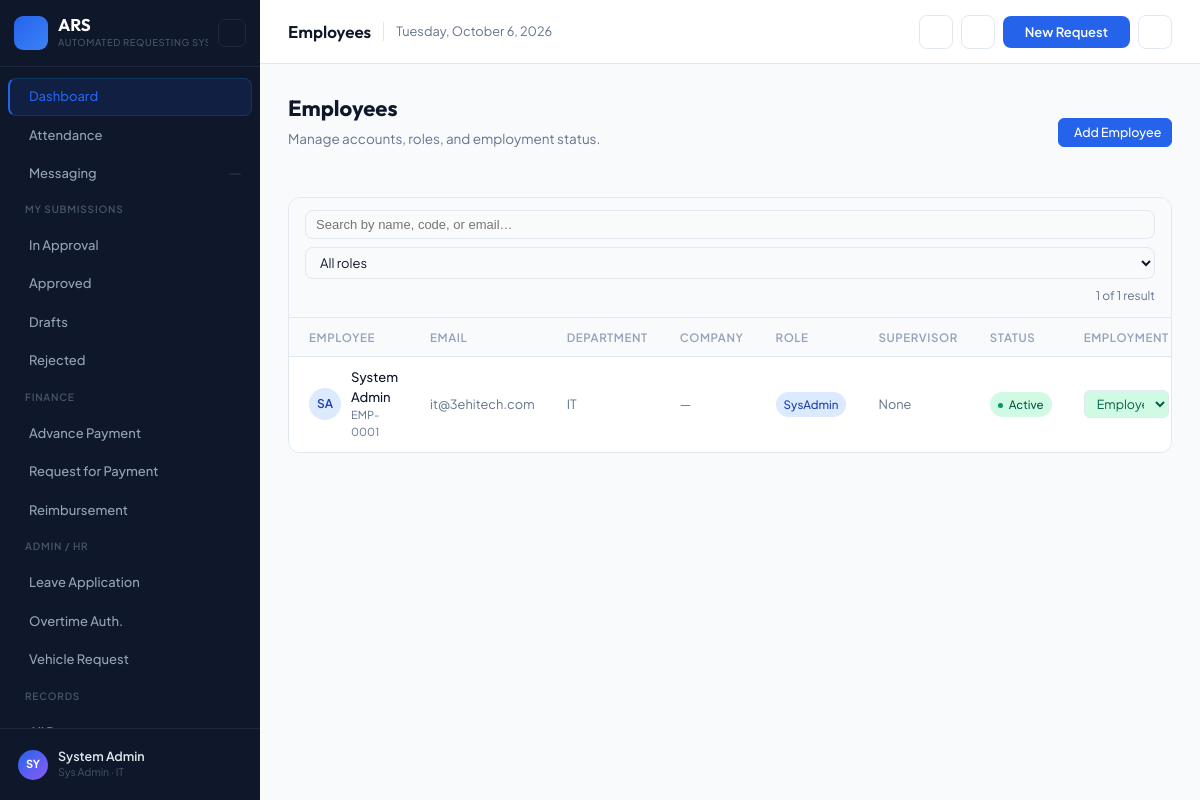
/employees (signed in), run on the app's committed database.
### tables this page shows
CREATE TABLE employees (
    id INT AUTO_INCREMENT PRIMARY KEY,
    employee_code VARCHAR(20) UNIQUE NOT NULL,
    avatar VARCHAR(255) NOT NULL DEFAULT('default.png'),  
    username VARCHAR(50) UNIQUE NULL,
    full_name VARCHAR(100) NOT NULL,
    email VARCHAR(150) UNIQUE NOT NULL,
    password_hash VARCHAR(255) NOT NULL,
    role_id INT NOT NULL,
    job_title VARCHAR(100) NULL,
    phone VARCHAR(30) NULL,
    date_hired DATE NULL,
    employment_type ENUM('full_time', 'part_time', 'contractual', 'probationary') NOT NULL DEFAULT 'full_time',
    supervisor_id INT NULL,
    supervisor_id_2 INT NULL,
    master_approver_id INT NULL,
    hr_verifier_id INT NULL,
    finance_head_id INT NULL,
    department VARCHAR(100) NULL,
    company VARCHAR(150) NULL,
    is_active TINYINT(1) DEFAULT 1,
    employment_status ENUM('employed','resigned','floating') NOT NULL DEFAULT 'employed',
    created_at TIMESTAMP DEFAULT CURRENT_TIMESTAMP,
    updated_at TIMESTAMP DEFAULT CURRENT_TIMESTAMP ON UPDATE CURRENT_TIMESTAMP,
    FOREIGN KEY (role_id) REFERENCES roles(id) ON DELETE RESTRICT,
    FOREIGN KEY (supervisor_id) REFERENCES employees(id) ON DELETE SET NULL,
    CONSTRAINT fk_employees_supervisor_2 FOREIGN KEY (supervisor_id_2) REFERENCES employees(id) ON DELETE SET NULL,
    CONSTRAINT fk_employees_master_approver FOREIGN KEY (master_approver_id) REFERENCES employees(id) ON DELETE SET NULL,
    CONSTRAINT fk_employees_hr_verifier FOREIGN KEY (hr_verifier_id) REFERENCES employees(id) ON DELETE SET NULL,
    CONSTRAINT fk_employees_finance_head FOREIGN KEY (finance_head_id) REFERENCES employees(id) ON DELETE SET NULL
);

CREATE TABLE roles (
    id INT AUTO_INCREMENT PRIMARY KEY,
    name VARCHAR(50) UNIQUE NOT NULL,
    description TEXT
);

### app/Controllers/EmployeeController.php (called while the page is built, shortened)
<?php
    class EmployeeController {
        public function index(): void {
            $employees = db()->query(
                'SELECT e.*, r.name as role_name, s.full_name as supervisor_name,
                        COUNT(a.id) AS pending_approvals
                FROM employees e
                LEFT JOIN roles r ON e.role_id = r.id
                LEFT JOIN employees s ON e.supervisor_id = s.id
                LEFT JOIN approvals a ON a.approver_id = e.id AND a.status = "pending"
                WHERE e.employment_status != "resigned" OR e.is_active = 1
                GROUP BY e.id
                ORDER BY e.is_active DESC, e.full_name ASC'
            )->fetchAll();
            require __DIR__ . '/../../views/employees/index.php';
            require __DIR__ . '/../../views/layouts/base.php';
        }
    }

### public/index.php (called while the page is built, shortened)
<?php
require_once __DIR__ . '/../config/app.php';
require_once __DIR__ . '/../routes/web.php';

### config/app.php (called while the page is built, shortened)
<?php
    require_once __DIR__ . '/database.php';
    if (!function_exists('url')) {
        function url(string $path = ''): string {
            $appUrl = $_ENV['APP_URL'] ?? '';
            $subPath = rtrim(parse_url($appUrl, PHP_URL_PATH) ?? '', '/');
            return $subPath . '/' . ltrim($path, '/');
        }
    }
    if (!function_exists('avatar_url')) {
        function avatar_url(?string $avatar): ?string {
            $av = ltrim((string) $avatar, '/');
            if ($av === '' || $av === 'default.png') return null;
            return htmlspecialchars($av);
        }
    }

### config/database.php (called while the page is built)
<?php
    function db(): PDO {
        static $pdo;
        if (!$pdo) {
            $dsn = "mysql:host={$_ENV['DB_HOST']};dbname={$_ENV['DB_DATABASE']};charset=utf8mb4";
            $pdo = new PDO($dsn, $_ENV['DB_USERNAME'], $_ENV['DB_PASSWORD'], [
                PDO::ATTR_DEFAULT_FETCH_MODE => PDO::FETCH_ASSOC,
                PDO::ATTR_ERRMODE => PDO::ERRMODE_EXCEPTION,
                PDO::ATTR_EMULATE_PREPARES => false,
                PDO::MYSQL_ATTR_INIT_COMMAND => "SET time_zone = '+08:00'",
            ]);
        }
        return $pdo;
    }

### views/employees/index.php (the view, shortened to what this page needs)
<div class="page-header">
    <div>
        <div class="page-heading">Employees</div>
        <div class="page-subheading">Manage accounts, roles, and employment status.</div>
    </div>
    <a href="<?= url('employees/create') ?>" class="btn btn-primary btn-sm">
        <i class="ti ti-user-plus"></i> Add Employee
    </a>
</div>
<div class="table-wrap">
    <div class="filter-bar" data-filter-bar>
        <input type="search" placeholder="Search by name, code, or email…" data-search-input aria-label="Search employees">
        <select data-filter-select aria-label="Filter by role">
            <option value="">All roles</option>
        </select>
        <span class="filter-count" data-filter-count></span>
    </div>
    <table data-filterable data-search-col="0,1,2" data-filter-col="3">
        <thead>
            <tr>
                <th class="th-first">Employee</th>
                <th>Email</th>
                <th>Department</th>
                <th>Company</th>
                <th>Role</th>
                <th>Supervisor</th>
                <th>Status</th>
                <th>Employment</th>
            </tr>
        </thead>
        <tbody>
            <?php foreach ($employees as $e):
                $initials = strtoupper(substr($e['full_name'] ?? 'U', 0, 1) . (strstr($e['full_name'] ?? '', ' ') ? substr(strstr($e['full_name'], ' '), 1, 1) : ''));
                $empStatus = $e['employment_status'] ?? 'employed';
                $empStatusClass = match($empStatus) {
                    'resigned' => 'emp-sel--resigned',
                    'floating' => 'emp-sel--floating',
                    default    => 'emp-sel--employed',
                };
            ?>
            <tr>
                <td class="td-first">
                    <div class="emp-cell">
                        <?php $empAvatarUrl = avatar_url($e['avatar'] ?? null); ?>
                        <?php if ($empAvatarUrl): ?>
                            <img src="<?= $empAvatarUrl ?>" class="emp-avatar emp-avatar-img" alt="">
                        <?php else: ?>
                            <div class="emp-avatar"><?= htmlspecialchars($initials) ?></div>
                        <?php endif; ?>
                        <div>
                            <div class="emp-name"><?= htmlspecialchars($e['full_name'] ?? '') ?></div>
                            <div class="emp-code"><?= htmlspecialchars($e['employee_code'] ?? '') ?></div>
                        </div>
                    </div>
                </td>
                <td class="muted"><?= htmlspecialchars($e['email'] ?? '') ?></td>
                <td class="muted"><?= htmlspecialchars($e['department'] ?? '—') ?></td>
                <td class="muted"><?= htmlspecialchars($e['company'] ?? '—') ?></td>
                <td>
                    <?php if (!empty($e['role_name'])): ?>
                        <span class="badge badge-primary"><?= htmlspecialchars($e['role_name']) ?></span>
                    <?php else: ?>
                        <span class="muted">N/A</span>
                    <?php endif; ?>
                </td>
                <td class="muted"><?= htmlspecialchars($e['supervisor_name'] ?? 'None') ?></td>
                <td>
                    <?php if ($e['is_active']): ?>
                        <span class="badge badge-success"><span class="badge-dot badge-dot--success"></span> Active</span>
                    <?php else: ?>
                        <span class="badge badge-secondary"><span class="badge-dot badge-dot--inactive"></span> Inactive</span>
                    <?php endif; ?>
                </td>
                <td>
                    <form method="POST" action="<?= url('employees/' . $e['id'] . '/status') ?>">
                        <select name="employment_status" class="form-select-sm auto-submit <?= $empStatusClass ?>">
                            <?php foreach (['employed', 'resigned', 'floating'] as $s): ?>
                                <option value="<?= $s ?>" <?= $empStatus === $s ? 'selected' : '' ?>>
                                    <?= ucfirst($s) ?>
                                </option>
                            <?php endforeach; ?>
                        </select>
                    </form>
                </td>
            </tr>
            <?php endforeach; ?>
        </tbody>
    </table>
</div>

### data on the page
employees: full_name "SA", full_name "System Admin", employee_code "EMP-0001", email "it@3ehitech.com", department "IT", company "—", role.name "SysAdmin", supervisor_name "None", is_active 1 (drawn), employment_status "Employed"

### other printed values
$initials "SY"
$_SESSION['user_name'] "System Admin"
$roleName "Sys Admin"
$_SESSION['department'] "IT"
$pageTitle "Employees"
